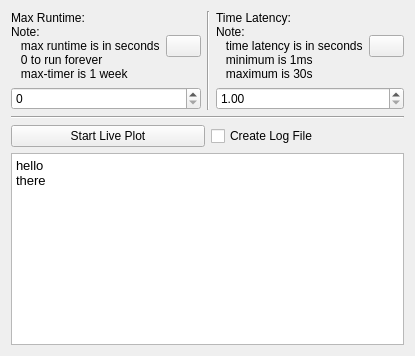
          <widget class="QWidget" name="tab_3">
           <attribute name="title">
            <string>Page</string>
           </attribute>
           <layout class="QVBoxLayout" name="verticalLayout_24">
            <item>
             <layout class="QHBoxLayout" name="horizontalLayout_16">
              <item>
               <layout class="QVBoxLayout" name="verticalLayout_26">
                <item>
                 <layout class="QHBoxLayout" name="horizontalLayout_18">
                  <item>
                   <widget class="QLabel" name="label_23">
                    <property name="text">
                     <string>Max Runtime: 
Note: 
   max runtime is in seconds 
   0 to run forever 
   max-timer is 1 week</string>
                    </property>
                   </widget>
                  </item>
                  <item>
                   <widget class="QPushButton" name="maxRuntimeHelp">
                    <property name="maximumSize">
                     <size>
                      <width>35</width>
                      <height>16777215</height>
                     </size>
                    </property>
                    <property name="text">
                     <string/>
                    </property>
                   </widget>
                  </item>
                 </layout>
                </item>
                <item>
                 <widget class="QSpinBox" name="MaxRuntimeSpinBox">
                  <property name="maximum">
                   <number>604800</number>
                  </property>
                 </widget>
                </item>
               </layout>
              </item>
              <item>
               <widget class="Line" name="line_14">
                <property name="orientation">
                 <enum>Qt::Vertical</enum>
                </property>
               </widget>
              </item>
              <item>
               <layout class="QVBoxLayout" name="verticalLayout_27">
                <item>
                 <layout class="QHBoxLayout" name="horizontalLayout_19">
                  <item>
                   <widget class="QLabel" name="label_24">
                    <property name="text">
                     <string>Time Latency: 
Note: 
   time latency is in seconds 
   minimum is 1ms 
   maximum is 30s </string>
                    </property>
                   </widget>
                  </item>
                  <item>
                   <widget class="QPushButton" name="timeLatencyHelp">
                    <property name="maximumSize">
                     <size>
                      <width>35</width>
                      <height>16777215</height>
                     </size>
                    </property>
                    <property name="text">
                     <string/>
                    </property>
                   </widget>
                  </item>
                 </layout>
                </item>
                <item>
                 <widget class="QDoubleSpinBox" name="TimeLatencyDoubleSpinBox">
                  <property name="minimum">
                   <double>1.000000000000000</double>
                  </property>
                  <property name="maximum">
                   <double>30.000000000000000</double>
                  </property>
                  <property name="value">
                   <double>1.000000000000000</double>
                  </property>
                 </widget>
                </item>
               </layout>
              </item>
             </layout>
            </item>
            <item>
             <widget class="Line" name="line_13">
              <property name="orientation">
               <enum>Qt::Horizontal</enum>
              </property>
             </widget>
            </item>
            <item>
             <layout class="QVBoxLayout" name="verticalLayout_25">
              <item>
               <layout class="QHBoxLayout" name="horizontalLayout_17">
                <item>
                 <widget class="QPushButton" name="StartLivePlotPushButton">
                  <property name="text">
                   <string>Start Live Plot</string>
                  </property>
                 </widget>
                </item>
                <item>
                 <widget class="QCheckBox" name="CreateLogFileCheckBox">
                  <property name="text">
                   <string>Create Log File</string>
                  </property>
                 </widget>
                </item>
               </layout>
              </item>
              <item>
               <widget class="QPlainTextEdit" name="LogTextBox1">
                <property name="enabled">
                 <bool>true</bool>
                </property>
                <property name="font">
                 <font>
                  <pointsize>10</pointsize>
                  <weight>50</weight>
                  <bold>false</bold>
                  <strikeout>false</strikeout>
                  <stylestrategy>PreferDefault</stylestrategy>
                 </font>
                </property>
                <property name="readOnly">
                 <bool>true</bool>
                </property>
                <property name="plainText">
                 <string>hello
there
</string>
                </property>
               </widget>
              </item>
             </layout>
            </item>
           </layout>
          </widget>
